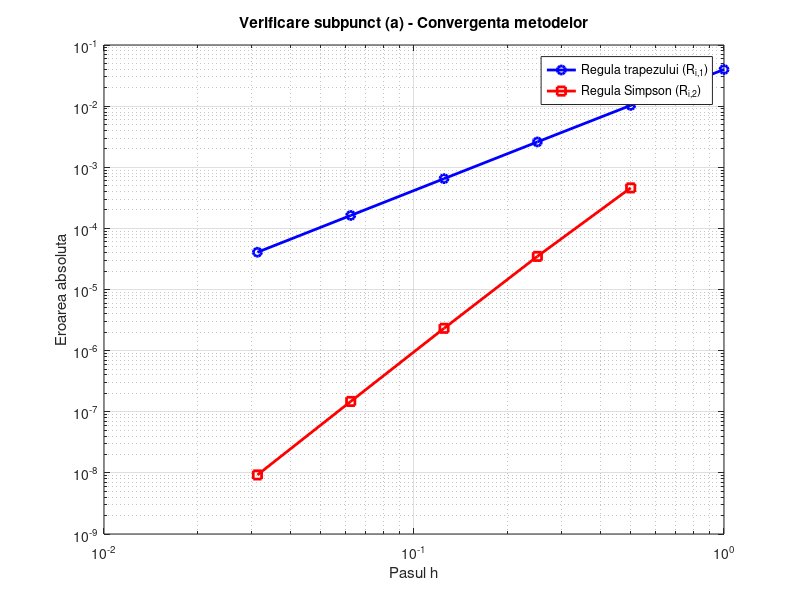

The MATLAB source for this figure:
% Functia de integrat
f = @(x) log(x);
a = 1; b = 2;
exact = 2*log(2) - 1; % Valoarea exacta

% Initializare
max_level = 6;
h = (b-a)./(2.^(0:max_level-1));
R = zeros(max_level, max_level);

% 1. Calcul coloana 1 (regula trapezului)
for i = 1:max_level
    n = 2^(i-1);
    x = linspace(a, b, n+1);
    R(i,1) = h(i)/2 * (f(a) + 2*sum(f(x(2:end-1))) + f(b));
end

% 2. Calcul coloana 2 (extrapolare Romberg - echivalenta cu Simpson)
for i = 2:max_level
    R(i,2) = R(i,1) + (R(i,1) - R(i-1,1))/3;
end

% 3. Calcul direct cu regula Simpson pentru comparatie
simp_direct = zeros(max_level,1);
for i = 1:max_level
    n = 2^i; % Simpson necesita numar par de subintervale
    x = linspace(a, b, n+1);
    h_simp = (b-a)/n;
    simp_direct(i) = h_simp/3 * (f(a) + 4*sum(f(x(2:2:end-1))) + 2*sum(f(x(3:2:end-2))) + f(b));
end

% 4. Afisare comparatie
disp('Comparatie R(:,2) cu regula Simpson directa:');
comparison = [R(2:end,2) simp_direct(1:end-1) abs(R(2:end,2)-simp_direct(1:end-1))];
disp('   Romberg R_{i,2} | Simpson direct | Diferenta');
disp(comparison);

% 5. Grafic erori
figure;
loglog(h(1:end), abs(R(:,1)-exact), 'b-o', 'LineWidth', 2); hold on;
loglog(h(2:end), abs(R(2:end,2)-exact), 'r-s', 'LineWidth', 2);
xlabel('Pasul h');
ylabel('Eroarea absoluta');
legend('Regula trapezului (R_{i,1})', 'Regula Simpson (R_{i,2})', 'Location', 'best');
title('Verificare subpunct (a) - Convergenta metodelor');
grid on;
